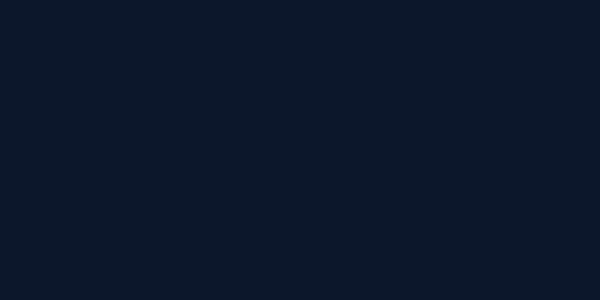
Frame 1 (no input)
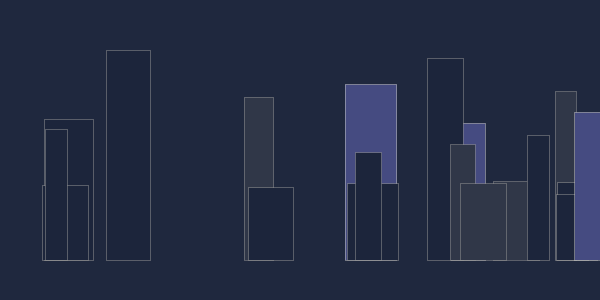
Frame 60 (the mouse pressed at the canvas centre just before this capture)
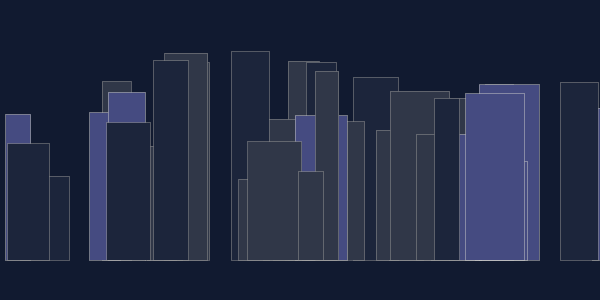
Frame 120 (the mouse held since frame 60 and released just before this capture)

The Processing sketch that drew these frames (run headless with seeded random() and noise(); from frame 60 on, the mouse is pressed at the canvas centre):

// Processing sketch: processing_36606
// ── processing_36606.pde

//The sketch is a random, continuous composition of fictitious skylines. The background sky changes to reference different times of day, dusk, and night.

void setup() {
  size(600, 300);
  background(2, 11, 33);
  smooth();
  rectMode(CORNERS);  // sets the rect syntax to specify the coordinates of the top left corner and the bottom right corner
}

float count = 40;
float buildings;
float spread;
float wdthVary;
float htVary;
float bkgrdColorPulse;
Boolean ground;

void draw() {

  if (count > 0) {  // count is less than num is true; this sets the following tests into motion
    buildings = random(1, 18);  // introduces probability; randomly a number between 1 and 12 will be used and affect the fill color of the building
    if ((buildings >= 1) && (buildings <= 6)) { //so now if the random test result falls between 10 and 100, the building will be dark grey
      fill(69, 75, 129);  // periwinkle buildings
      strokeWeight(.5);
      stroke(200);
    }
    
    if ((buildings >= 7) && (buildings <= 12)) { //so now if the random test result falls between 10 and 100, the building will be dark grey
      fill(48, 55, 72);  // grey buildings
      strokeWeight(.5);
      stroke(150);
      
    }
    if ((buildings >= 13) && (buildings <= 18)) { //so now if the random test result falls between 10 and 100, the building will be dark grey
      fill(28, 37, 59);  // navy buildings
      strokeWeight(.5);
      stroke(150);
      
    }
    if (count % 40 == 0) {  // this makes the background reset when building count equals 40; each cycle is actually looping on top of the previous one (it is not resetting or loopin in the literal sense)
      bkgrdColorPulse = random(0, 50);  // this makes the background color change within a random, but constrained range of blues to bluish greys
      background(2+bkgrdColorPulse, 11+bkgrdColorPulse, 33+bkgrdColorPulse);
      
    }
    else {

      if (count % 160 == 4) {  // this makes the background reset when building count equals 160; each cycle is actually looping on top of the previous one (it is not resetting or loopin in the literal sense)
        background(177, 214, 250);
      }

      spread = random(1, 599);  // makes the buldings spread randomly across the width of the sketch screen
      wdthVary = random(20, 60);  // makes the buidling widths vary randomly with a constrained range
      htVary = random(50, 200);  // makes the building heights vary randomly with a constrained range
      rect(spread, htVary, spread + wdthVary, 260);
      // I want the x axis of the top left corner to vary across the sketch window from edge to edgle
      // I want the y axis of the top left corner to vary randomly in height
      // I want the x axis of the bottom right corner to vary in width, but in relationship to the top left corner's x coordinate
      // I want the y axis fo the bottom left corner to be constrained to the 260 y coordinate near, but not all the way to the bottom of the sketch border
    }
    count++;
  }
}

//How do I slow down the speed?

//How do I put a ground plan into the sketch? I the code below, but the black and grey50 would randomly appear in the buildings as well.

//if (count % 40 == 0) {
  //bkgrdColorPulse = random(0, 50);
  //background(2+bkgrdColorPulse, 11+bkgrdColorPulse, 33+bkgrdColorPulse);
  //strokeWeight(40);
  //stroke(0);
  //line(0, 280, width, 280);
  
//}
//else {

  //if (count % 160 == 4) {
    //background(177, 214, 250);
    //strokeWeight(40);
    //stroke(50);
    //line(0, 280, width, 280);
